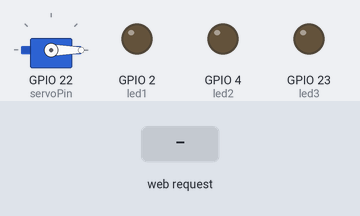
A sketch run on a simulated ESP32. On the bench: servo, output pins drawn as LEDs (lit = HIGH). The inputs (shaded band) are chosen by the test bench. What the sketch prints to the serial monitor is not drawn.

Above: at 1.2 s.
1.3 s: HTTP request GET /door received
At 2.3 s:
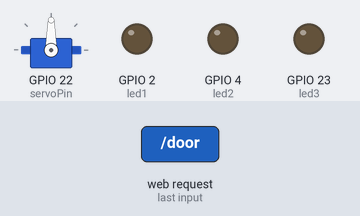
2.8 s: HTTP request GET /led?num=1 received
At 3.4 s:
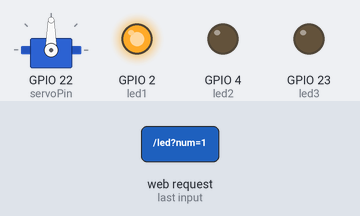
4.3 s: HTTP request GET /led?num=0 received
At 4.6 s:
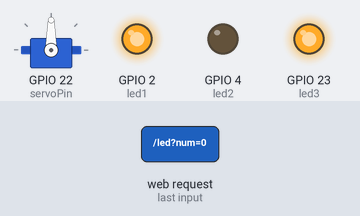
5.8 s: HTTP request GET /door?num=1 received
At 6.9 s:
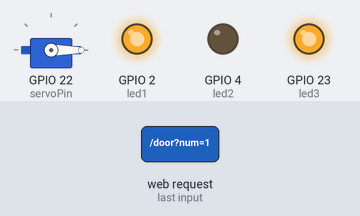
7.3 s: HTTP request GET /led?num=120 received
At 8.0 s:
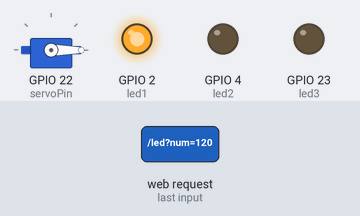
8.8 s: HTTP request GET /door?num=0 received
At 9.2 s:
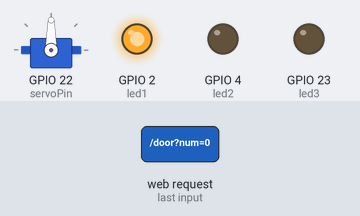
Timing chart, 0 to 11.3 s (numbered marks = the images above; inputs shaded):
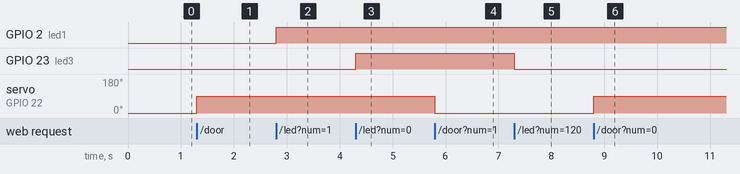

Measured:
- after the input at 1.3 s, servo on GPIO 22 (servoPin): 0° → 90° at once
- after the input at 2.8 s, GPIO 2 (led1): LOW → HIGH at once
- after the input at 4.3 s, GPIO 23 (led3): LOW → HIGH at once
- after the input at 5.8 s, servo on GPIO 22 (servoPin): 90° → 0° at once
- after the input at 7.3 s, GPIO 23 (led3): HIGH → LOW at once
- after the input at 8.8 s, servo on GPIO 22 (servoPin): 0° → 90° at once

The sketch:

apresentacao_seminario.ino
```cpp
#include <WiFi.h>
#include <AsyncTCP.h>
#include <ESPAsyncWebServer.h>
#include <Adafruit_Sensor.h>
#include <DHT.h>
#include <ESP32Servo.h>

// Credenciais da rede criada pelo ESP32
const char* apssid = "ESP32_Lock";
const char* appassword = "12345678";

// DHT11
#define DHTPIN 15
#define DHTTYPE DHT11
DHT dht(DHTPIN, DHTTYPE);

// LEDs
const int led1 = 2;
const int led2 = 4;
const int led3 = 23;

// Servo
Servo myServo;
const int servoPin = 22;

// Web server
AsyncWebServer server(80);

// HTML
const char index_html[] PROGMEM = R"rawliteral(
<!DOCTYPE html>
<html>
<head><meta charset="UTF-8"><title>ESP32 Lock+Lamps+DHT11</title>
<meta name="viewport" content="width=device-width, initial-scale=1"><style>
body{font-family:Arial;text-align:center;margin:20px;} .btn{padding:10px 20px;margin:5px;font-size:1em;}
</style></head>
<body>
<h1>ESP32 Automação</h1>
<div><strong>Temp:</strong> <span id="temp">--</span> °C</div>
<div><strong>Hum:</strong> <span id="hum">--</span> %</div>
<h2>Lâmpadas</h2>
<button class="btn" onclick="toggleLed(1)">Luz 1</button>
<button class="btn" onclick="toggleLed(2)">Luz 2</button>
<button class="btn" onclick="toggleLed(3)">Luz 3</button>
<h2>Fechadura</h2>
<button class="btn" onclick="toggleLock()">Abrir/Fechar</button>
<script>
setInterval(()=>{fetch('/temp').then(r=>r.text()).then(v=>document.getElementById('temp').innerText=v);
                   fetch('/hum').then(r=>r.text()).then(v=>document.getElementById('hum').innerText=v);},2000);
function toggleLed(n){fetch(`/led?num=${n}`);}
function toggleLock(){fetch('/door');}
</script>
</body></html>
)rawliteral";

void setup(){
  Serial.begin(115200);
  dht.begin();

  pinMode(led1, OUTPUT);
  pinMode(led2, OUTPUT);
  pinMode(led3, OUTPUT);
  digitalWrite(led1, LOW);
  digitalWrite(led2, LOW);
  digitalWrite(led3, LOW);

  myServo.attach(servoPin);
  myServo.write(0);

  // Configurar AP
  WiFi.mode(WIFI_AP);
  WiFi.softAP(apssid, appassword);
  Serial.print("AP IP: ");
  Serial.println(WiFi.softAPIP());

  // Rotas HTTP
  server.on("/", HTTP_GET, [](AsyncWebServerRequest *req){
    req->send_P(200, "text/html", index_html);
  });
  server.on("/temp", HTTP_GET, [](AsyncWebServerRequest *req){
    float t = dht.readTemperature();
    req->send(200, "text/plain", isnan(t) ? "Erro" : String(t));
  });
  server.on("/hum", HTTP_GET, [](AsyncWebServerRequest *req){
    float h = dht.readHumidity();
    req->send(200, "text/plain", isnan(h) ? "Erro" : String(h));
  });
  server.on("/led", HTTP_GET, [](AsyncWebServerRequest *req){
    int n = req->getParam("num")->value().toInt();
    int pin = (n==1?led1:(n==2?led2:led3));
    digitalWrite(pin, !digitalRead(pin));
    req->send(200, "text/plain", "OK");
  });
  server.on("/door", HTTP_GET, [](AsyncWebServerRequest *req){
    static bool open = false;
    myServo.write(open ? 0 : 90);
    open = !open;
    req->send(200, "text/plain", "OK");
  });
  server.begin();
}

void loop(){
  // tudo é feito via callbacks
}
```
